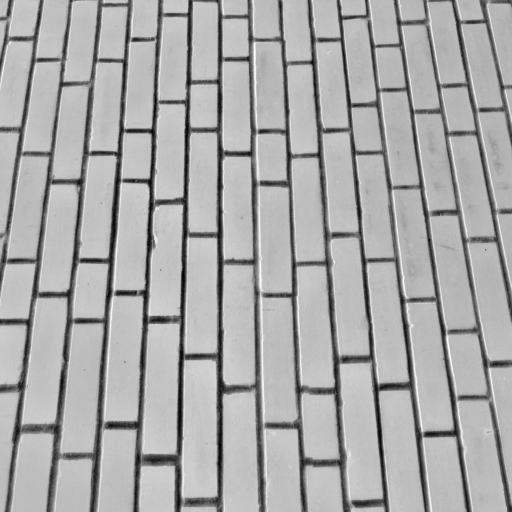
#> input picture image_editing_and_analysis/image/task1.png, 512 x 512 px
$ python MyCannyEdgeDetector.py
#> lines starting #> are read from the running program, lines starting #| are printed output that depends on the picture
from functools import partial
from multiprocessing import Pool, cpu_count
from os.path import join

import matplotlib.pyplot as plt
import numpy as np
from numpy import ndarray
from scipy.stats import multivariate_normal
from skimage.color import rgb2gray
from skimage.feature import canny
from skimage.filters.edges import convolve
from skimage.io import imread
from skimage.metrics import peak_signal_noise_ratio, structural_similarity


def myCannyEdgeDetector(image, Low_Threshold, High_Threshold):
    # read from path
    image = readImage(image)
    return image.gaussianFilter().computeGradient().nonMaximumSuppression() \
        .applyThreshold(lowThreshold=Low_Threshold, highThreshold=High_Threshold).values


class Image:
    def __init__(self, values: ndarray):
        self.values = values
#> self.values is the input picture: shape (512, 512); min 0, max 255, mean 169.2
        self.theta = np.zeros(values.shape)

    def show(self, cmap="gray"):
        plt.imshow(self.values, cmap=cmap)
        plt.show()

    # a function transform the image from (0, 255) to (0., 1.)
    def toInt(self):
        self.values = (self.values * 255).astype(int)
        return self

    # a function inverse the transform from (0., 1.) to (0, 255)
    def toFloat(self):
        self.values = self.values / self.values.max()
        return self

    # a function normalize the scale in (0, 255)
    def normalized(self):
        return self.toFloat().toInt()

    def toBool(self):
        self.values = self.values.astype(bool)
        return self

    # zero padding to keep convolution computation in same size
    def zeroPadding(self, pad: int):
        self.values = np.pad(self.values, pad_width=pad)
        return self

    # convolution computation
    def convolutionTo(self, kernel: ndarray):
        return convolve(self.values, weights=kernel)
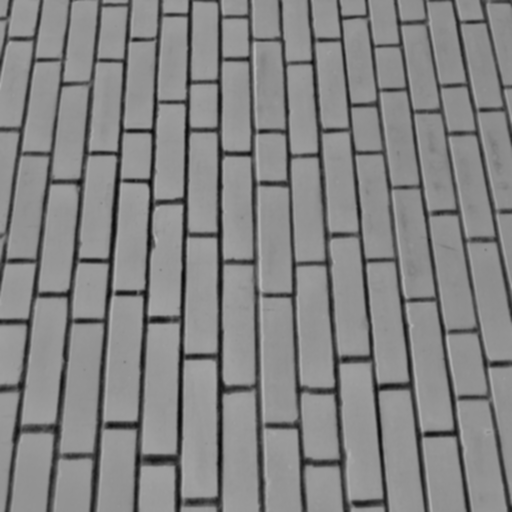
#> returned value: shape (512, 512); min 9, max 182, mean 131.4

    # gaussian filter to smooth image
    def gaussianFilter(self, kernelSize=3, sigma=1.):
        # set 2D gaussian distribution
        centerPos = kernelSize // 2
        gaussianDistribution = multivariate_normal(mean=[centerPos, centerPos], cov=[[sigma, 0], [0, sigma]])
        # generate gaussian square kernel
        gaussianKernelIndex = np.array([
            [(y, x) for x in range(kernelSize)] for y in range(kernelSize)
        ])
        gaussianKernel = np.apply_along_axis(func1d=gaussianDistribution.pdf, arr=gaussianKernelIndex, axis=2)
        # apply convolution
        self.values = self.convolutionTo(gaussianKernel)
        return self.normalized()

    def computeGradient(self):
        # define the sobel kernels
        xSobelKernel = np.array([
            [-1, 0, 1],
            [-2, 0, 2],
            [-1, 0, 1]
        ])
        ySobelKernel = np.array([
            [1, 2, 1],
            [0, 0, 0],
            [-1, -2, -1]
        ])
        # apply convolution for the x-axis and y-axis
        xGrad = self.convolutionTo(xSobelKernel).astype("float64")
#> in convolutionTo (call 2), `return convolve(self.values, weights=kernel)`:
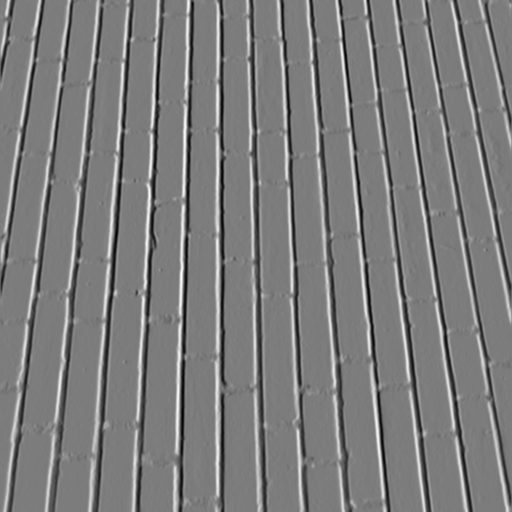
#> returned value: shape (512, 512) int64; min -542, max 568, mean 0.2; drawn with min black and max white
        yGrad = self.convolutionTo(ySobelKernel).astype("float64")
#> in convolutionTo (call 3), `return convolve(self.values, weights=kernel)`:
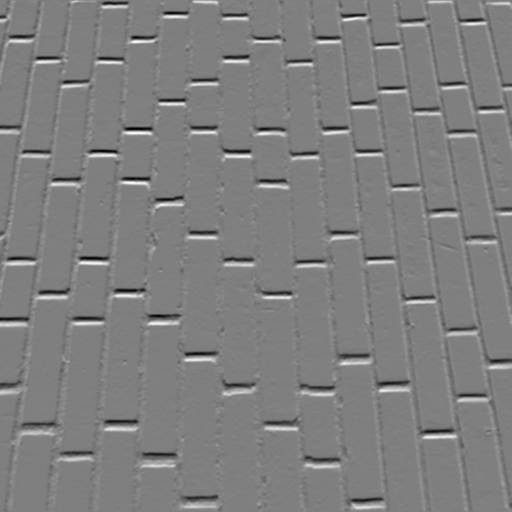
#> returned value: shape (512, 512) int64; min -473, max 474, mean 0.2; drawn with min black and max white
        # calculate overall gradient
        grad = np.hypot(xGrad, yGrad)
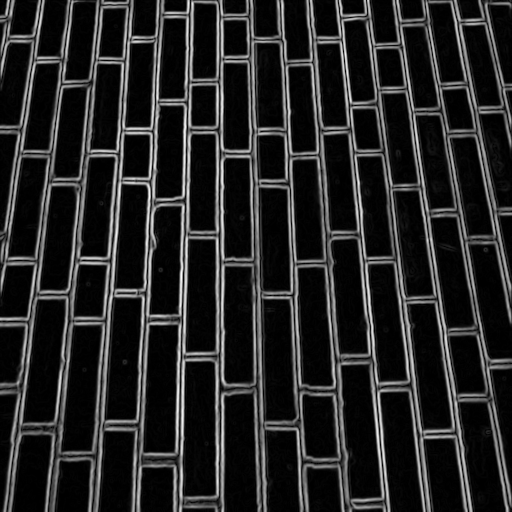
#> grad: shape (512, 512) float64; min 0, max 568, mean 86.7; drawn with min black and max white
        self.values = grad
        self.theta = np.arctan2(yGrad, xGrad)
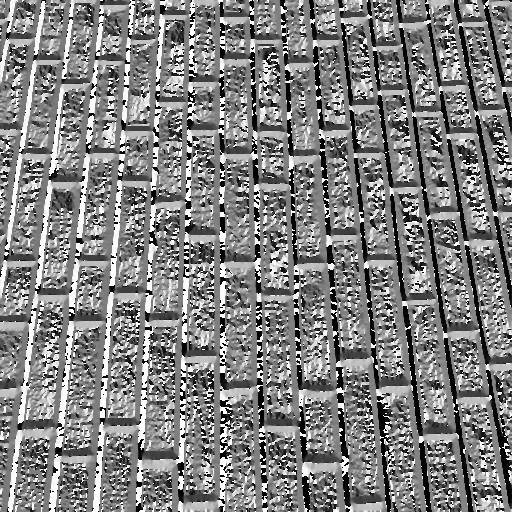
#> self.theta: shape (512, 512) float64; min -3.14, max 3.14, mean 0.0499; drawn with min black and max white
        return self.normalized()

    def nonMaximumSuppression(self):
        # calculate orientationMap maps from the results of computeGradient
        @np.vectorize
        def normalize_angle(angle):
            return angle + 180 if angle < 0 else angle

        orientationMap = normalize_angle(self.theta * 180 / np.pi)
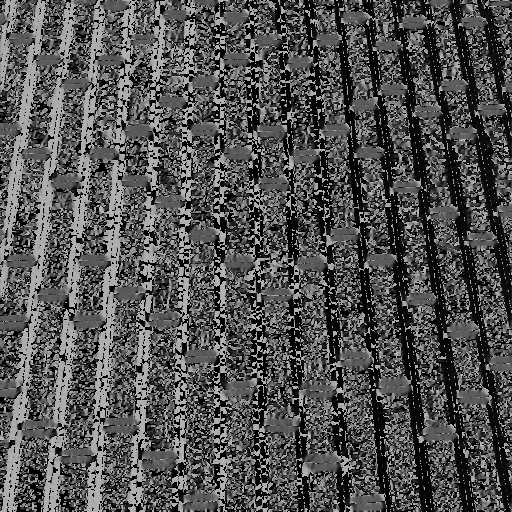
#> orientationMap: shape (512, 512) float64; min 0, max 180, mean 81.8
        # As the local maximum need to compare the nearby pixels, the most outside pixels are not contained
        pixelLocations = np.array([
            [(y, x) for x in range(1, self.values.shape[1] - 1)] for y in range(1, self.values.shape[0] - 1)
        ])

        # define an inner function to non-maximum-suppression for each magnitude
        def nonMaximumSuppressionForPixel(pixelLoc):
            # calculate magnitude and orientation
            y, x = pixelLoc
            magnitude = self.values[y, x]
#> magnitude = 3
            orientation = orientationMap[y, x]
#> orientation = 90
            # get nearby pixels: near1, near2
            # in horizon direction
            if 0 <= orientation < 22.5 or 157.5 <= orientation <= 180:
                near1 = self.values[y, x + 1]
                near2 = self.values[y, x - 1]
            # in diagonal direction
            elif 22.5 <= orientation < 67.5:
                near1 = self.values[y + 1, x - 1]
                near2 = self.values[y - 1, x + 1]
            # in vertical direction
            elif 67.5 <= orientation < 112.5:
                near1 = self.values[y + 1, x]
#> near1 = 3
                near2 = self.values[y - 1, x]
#> near2 = 0
            # in another diagonal direction
            elif 112.5 <= orientation < 157.5:
                near1 = self.values[y - 1, x - 1]
                near2 = self.values[y + 1, x + 1]
            else:
                return 0
            # if the magnitude value is higher than nearby pixels, it is local maximum
            if magnitude >= near1 and magnitude >= near2:
                return magnitude
            else:
                return 0

        # map each location to the images to perform non-maximum-suppression
        self.values = np.apply_along_axis(arr=pixelLocations, axis=2, func1d=nonMaximumSuppressionForPixel)
        # the most outside pixels are gone, so need to be zero padded.
        return self.zeroPadding(1).toFloat()

    def applyThreshold(self, lowThreshold, highThreshold):
#> called with lowThreshold = 0.093, highThreshold = 0.14
        strongMap = self.values >= highThreshold
        weakMap = (self.values < highThreshold) & (self.values >= lowThreshold)

        # define a function to check if the weak points have nearby strong points
        def checkNeighbours(weakLoc):
            # check if one of nearby locations is strong
            neighbours = getNeighbours(weakLoc, strongMap.shape)

            def checkStrong(loc):
                y, x = loc
                return strongMap[y, x]

            hasStrongNearby = np.apply_along_axis(func1d=checkStrong, axis=1, arr=neighbours).any()
            # if there is a strong edge nearby, mark the pixel as a strong edge.
            if hasStrongNearby:
                y, x = weakLoc
                strongMap[y, x] = True
            return None

        # a function to get all neighbours' locations
        def getNeighbours(loc, imageShape):
            y, x = loc
            max_y, max_x = imageShape
            neighboursLocations = [(y + 1, x), (y - 1, x), (y, x + 1), (y, x - 1),
                                   (y + 1, x + 1), (y - 1, x - 1), (y + 1, x - 1), (y - 1, x + 1)]
            neighboursLocations = filter(
                lambda coordinate: coordinate[0] in range(max_y) and coordinate[1] in range(max_x),
                neighboursLocations)
            return np.array(list(neighboursLocations))

        # get all weak pixel locations for iteration
        weakLocations = np.vstack(np.where(weakMap)).T
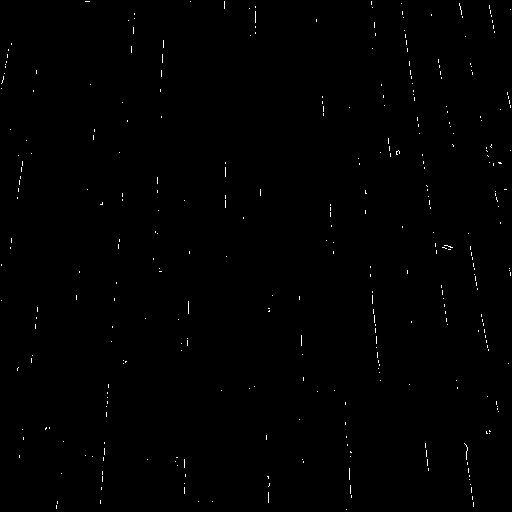
#> weakMap: shape (512, 512) bool; 0.4% white in thin lines or dots
        np.apply_along_axis(func1d=checkNeighbours, axis=1, arr=weakLocations)
        self.values = strongMap
        return self


# read image files output as an Image object
def readImage(path: str) -> Image:
    return Image(rgb2gray(imread(path)))


# [13 lines left out: function calculatePsnrAndSsim, not called in this run]


@np.vectorize
def round2(n):
    return round(n, 2)


@np.vectorize
def round3(n):
    return round(n, 3)


# [48 lines left out: functions thresholdGridSearch, lowThresholdSearch, not called in this run]


# main
def main():
    # apply functions to the task1.png
    myOutput = myCannyEdgeDetector(join("image", "task1.png"), Low_Threshold=0.093, High_Threshold=0.14)
    skimageOutput = canny(readImage(join("image", "task1.png")).values)

    # compute PSNR and SSIM
    psnr = peak_signal_noise_ratio(image_true=skimageOutput, image_test=myOutput)
#> (the run stopped early here; a loop or call above may not have finished)
